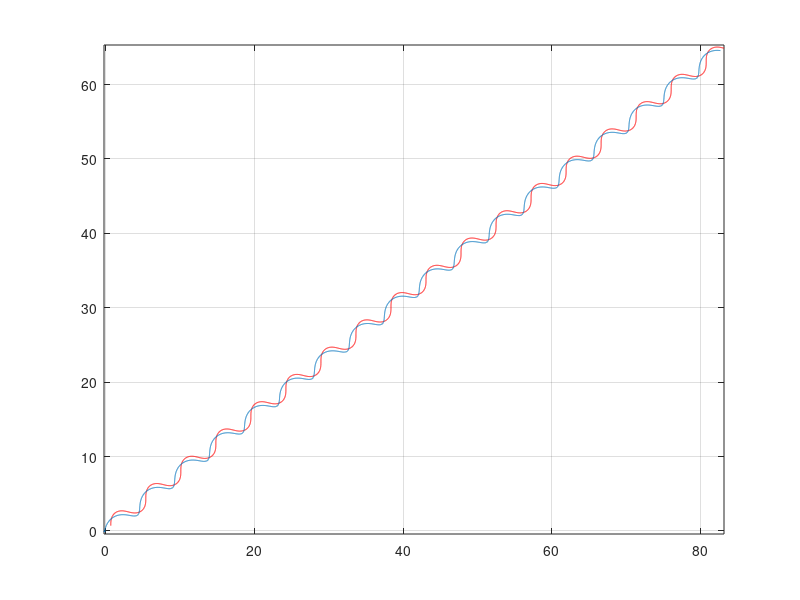
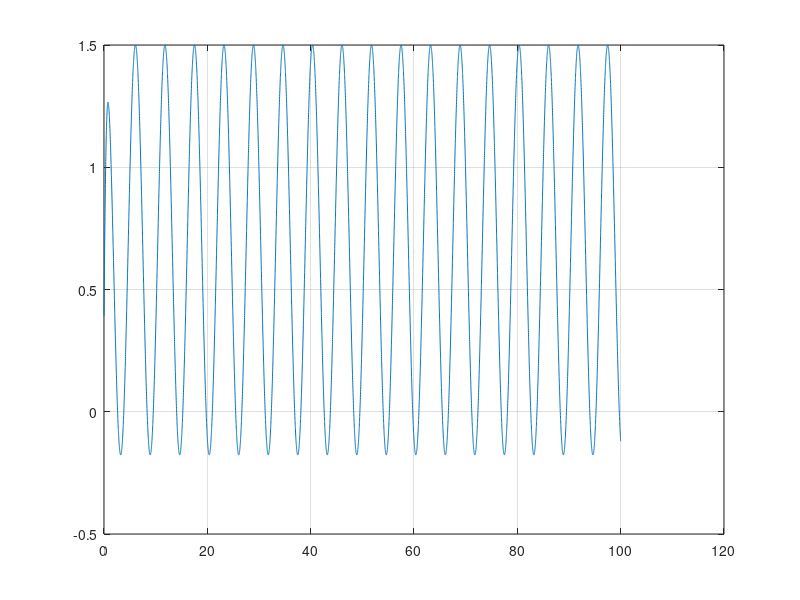
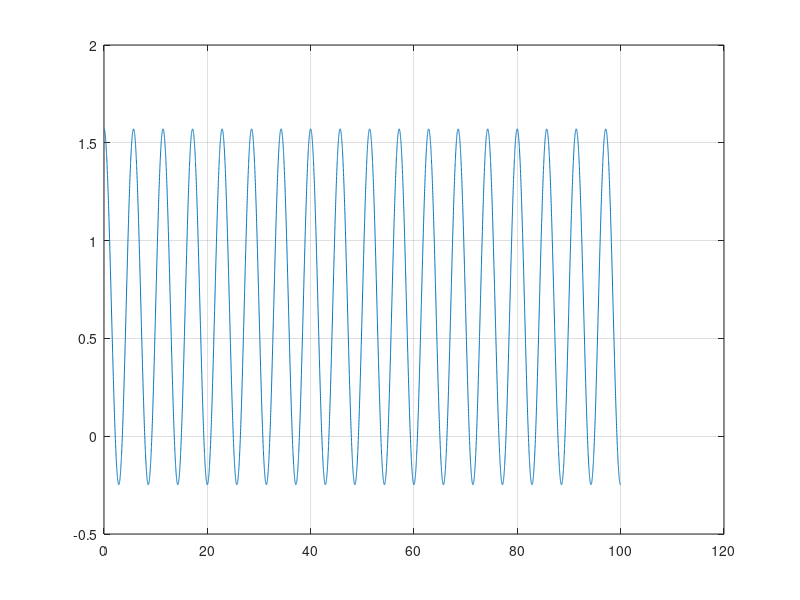

These figures' MATLAB source, in order:
clc; clear all; close all;
%
vl=1.3;
tfinal=100;
%f=1;
%
i=1;
vf(i)=0;
t(i)=0;
f=0.55;
wl(i)=-sin(1.1*t(i));
%wl(i)=6;
xl(i)=1/sqrt(2);
yl(i)=1/sqrt(2);
thtl(i)=pi/2;
xf(i)=0;
yf(i)=0;
thtf(i)=pi/8;
%a(i)=sin(f*t(i));

%
%phi(i)=atan((yl(i)-yf(i))/((xl(i)-xf(i))))-thtf(i);
%d(i)=sqrt((yl(i)-yf(i))^2+((xl(i)-xf(i)))^2);
phi=-pi/3;
d=1;
%
h=0.01;
%
wfmax=pi;
K=0.7692;
Kpp=3;
Kp=-2;
vlmax=2;
vfmax=4;
%
%
bta(i) = thtl(i)-thtf(i);
%alpha=asin(K*d*cos(phi));
%while (beta(i)>=0 && beta(i)>alpha) || (beta(i)<0 && beta(i)<alpha)
%    vf(i)=0;
%    if beta(i)>alpha
%        wf(i)=wfmax;
%    else
%        wf(i)=-wfmax;
%    end
%end

    
%
%

while t(i)<tfinal
    %Leader
%     Koo=0.5;
%     Ko=-1;
% 
%     alpha1=asin(Koo*d*cos(phi));
%     alpha2=asin(Ko*d*cos(phi));
%     while beta(i)>alpha1 && beta(i)<alpha2
%         vf(i)=
%     end

    xl(i+1) = xl(i) + h*vl*cos(thtl(i));
    yl(i+1) = yl(i) + h*vl*sin(thtl(i));
    thtl(i+1) = thtl(i) + h*wl(i);
    %Follower
    
    %
   
    %
    %phi(i)=atan((yl(i)-yf(i))/((xl(i)-xf(i))))-thtf(i);
    %d(i)=sqrt((yl(i)-yf(i))^2+((xl(i)-xf(i)))^2);
    %vf(i)=(vl*cos(thtl(i)-thtf(i)-phi)/cos(phi));
    %
    %a(i)=sin(f*t(i));
    %a(i)=0.4;
   
    %beta(i) = thtl(i)-thtf(i);
    %alpha=asin(Kpp*d*cos(phi));
    
    
    %
%     if beta(i)>=0
%         if beta(i)>alpha
%             vf(i)=vfmax;
%             wf(i)=vfmax*Kpp;
%         else 
%             vf(i)=(vl*cos(beta(i)-phi))/(cos(phi));
%             if vf(i)>vfmax
%                 vf(i)=vfmax;
%             end
%             wf(i)=(vl*sin(beta(i)))/(d*cos(phi));
%         end
%     else
%         if beta(i) < alpha
%             vf(i)=vfmax;
%             wf(i)=vfmax*Kp;
%         else 
%             vf(i)=(vl*cos(beta(i)-phi))/(cos(phi));
%             if vf(i)>vfmax
%                 vf(i)=vfmax;
%             end
%             wf(i)=(vl*sin(beta(i)))/(d*cos(phi));
%         end
%     end
%      %
     vf(i)=(vl*cos(bta(i)-phi))/(cos(phi));
     wf(i)=(vl*sin(bta(i)))/(d*cos(phi));
    xf(i+1) = xf(i) + h*vf(i)*cos(thtf(i));
    yf(i+1) = yf(i) + h*vf(i)*sin(thtf(i));
    thtf(i+1)= thtf(i) + h*wf(i);  
    %
    i=i+1;
    t(i)=t(i-1)+h;
    wl(i)=-sin(1.1*t(i));
    bta(i)=thtl(i)-thtf(i);
    %wl(i)=6;
end
%
plot(xl,yl,'r',xf,yf); axis equal; grid on;
%figure; plot(t,a); grid on;
figure; plot(t,thtf); grid on;
figure; plot(t,thtl); grid on;
%figure; plot(t, a); grid on;
%figure; plot(t, tht); grid on;
%
%tht_d(1)=0;
%for j=2: length(tht)
%   tht_d(j)=(tht(j)-tht(j-1))/h;
%end
%figure(2); hold on;  plot(t, tht_d, 'r');